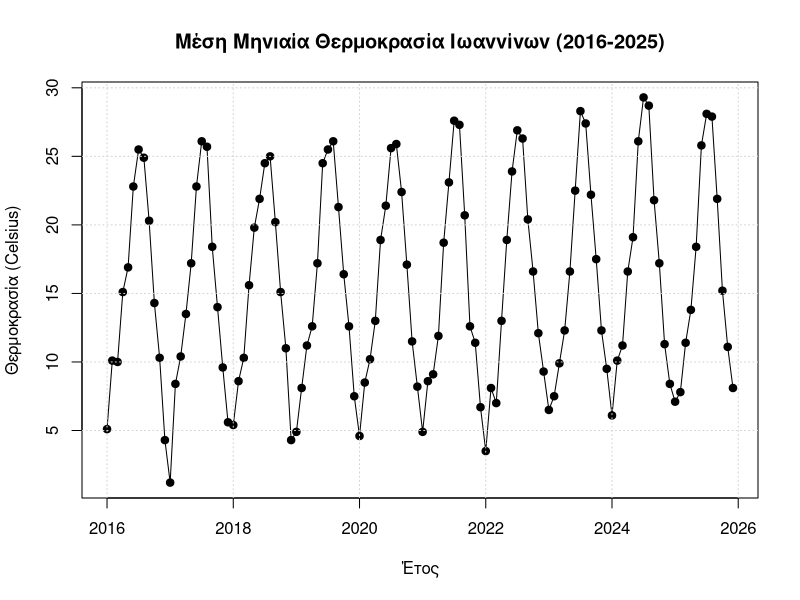

This figure's R source:
# 1. Εισαγωγή των δεδομένων για τα Ιωάννινα (2016-2025)
temp_values <- c(
  5.1, 10.1, 10.0, 15.1, 16.9, 22.8, 25.5, 24.9, 20.3, 14.3, 10.3, 4.3, #2016
  1.2, 8.4, 10.4, 13.5, 17.2, 22.8, 26.1, 25.7, 18.4, 14.0, 9.6, 5.6,   #2017
  5.4, 8.6, 10.3, 15.6, 19.8, 21.9, 24.5, 25.0, 20.2, 15.1, 11.0, 4.3,  #2018
  4.9, 8.1, 11.2, 12.6, 17.2, 24.5, 25.5, 26.1, 21.3, 16.4, 12.6, 7.5,  #2019
  4.6, 8.5, 10.2, 13.0, 18.9, 21.4, 25.6, 25.9, 22.4, 17.1, 11.5, 8.2,  #2020
  4.9, 8.6, 9.1, 11.9, 18.7, 23.1, 27.6, 27.3, 20.7, 12.6, 11.4, 6.7,   #2021
  3.5, 8.1, 7.0, 13.0, 18.9, 23.9, 26.9, 26.3, 20.4, 16.6, 12.1, 9.3,   #2022
  6.5, 7.5, 9.9, 12.3, 16.6, 22.5, 28.3, 27.4, 22.2, 17.5, 12.3, 9.5,   #2023
  6.1, 10.1, 11.2, 16.6, 19.1, 26.1, 29.3, 28.7, 21.8, 17.2, 11.3, 8.4, #2024
  7.1, 7.8, 11.4, 13.8, 18.4, 25.8, 28.1, 27.9, 21.9, 15.2, 11.1, 8.1   #2025
)

# 2. Δημιουργία της χρονοσειράς
ioannina_ts <- ts(temp_values, start = c(2016, 1), frequency = 12)

# 3. Σχεδίαση του χρονοδιαγράμματος
plot(ioannina_ts, 
     type = "o", 
     col = "Black", 
     main = "Μέση Μηνιαία Θερμοκρασία Ιωαννίνων (2016-2025)",
     xlab = "Έτος", 
     ylab = "Θερμοκρασία (Celsius)",
     pch = 19)

# Προσθήκη πλέγματος
grid()
